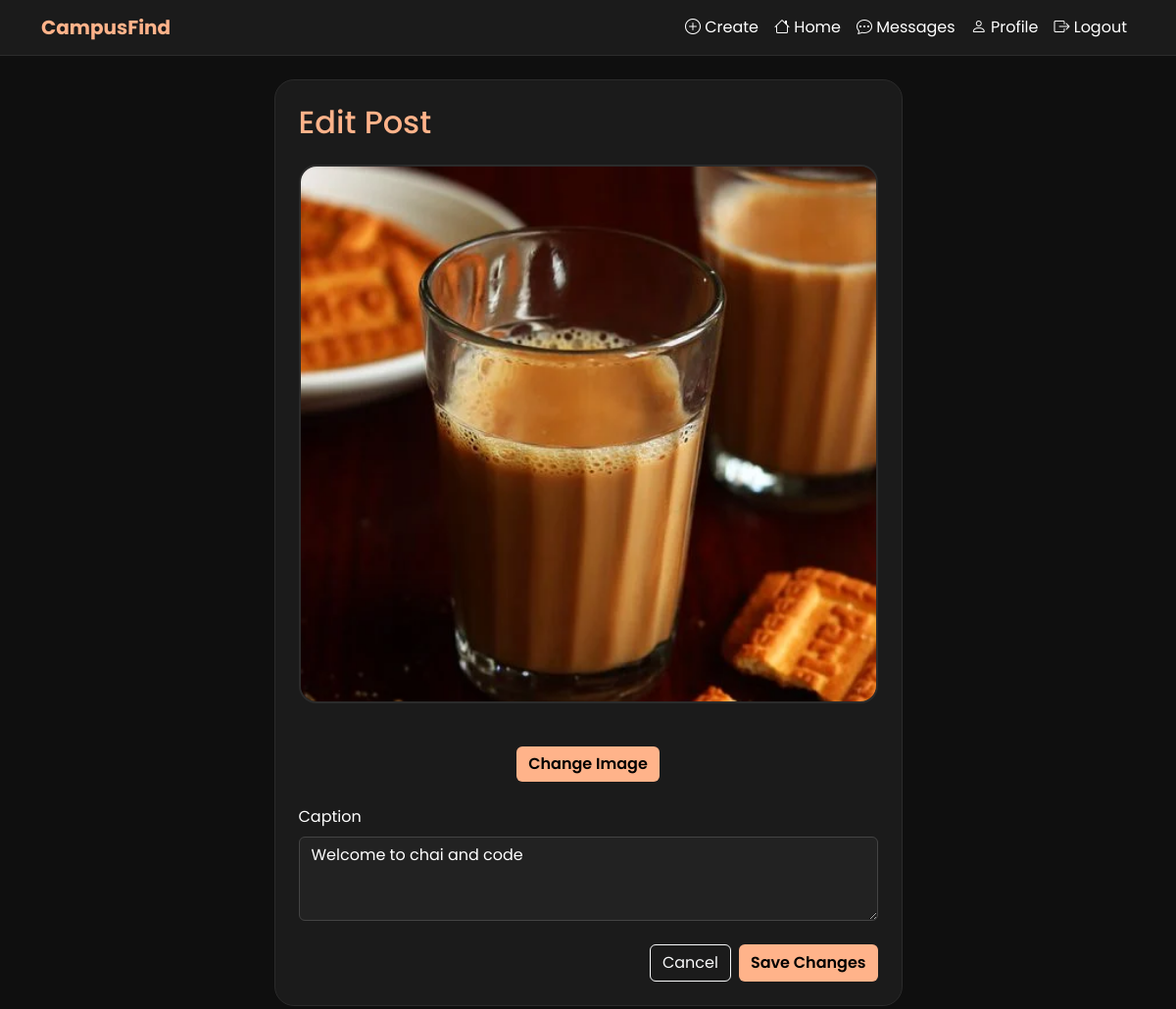
/post/4/edit/ (signed in), run on the app's committed database.
### posts/models.py (models this page shows, shortened)
class Post(models.Model):
    user = models.ForeignKey(
        User,
        on_delete=models.CASCADE,
        related_name="posts"
    )
    image = models.ImageField(
        upload_to="posts/",
    )
    caption = models.TextField(blank=True)
    created_at = models.DateTimeField(auto_now_add=True)
    updated_at = models.DateTimeField(auto_now=True)

### posts/views.py (the view)
# urls.py: path("post/<int:post_id>/edit/", views.edit_post, name="edit-post"),
@login_required
def edit_post(request, post_id):
    post = get_object_or_404(Post, id=post_id)
    if post.user != request.user:
        return HttpResponseForbidden(
            "You are not allowed to edit this post."
        )
    if request.method == "POST":
        form = PostForm(
            request.POST,
            request.FILES,
            instance=post
        )
        if form.is_valid():
            form.save()
            messages.success(
                request,
                "Post updated successfully."
            )
            next_url = request.POST.get("next")
            if next_url:
                return redirect(next_url)
            return redirect("home")
    else:
        form = PostForm(instance=post)
    return render(
        request,
        "posts/edit_post.html",
        {
        'form' : form,
        'post' : post,
        }
    )

### posts/forms.py
class PostForm(forms.ModelForm):
    class Meta:
        model = Post
        fields = [
            "image",
            "caption"
        ]
        widgets = {
            "caption": forms.Textarea(
                attrs={
                    "rows":3,
                    "class":"form-control",
                    "placeholder":"Write a caption..."
                }
            )
        }

### posts/templates/posts/edit_post.html (shortened to what this page needs)
{% extends "base.html" %}
{% block content %}
<div class="row justify-content-center">
<div class="col-lg-7">
<div class="custom-card p-4">
<h2 class="text-peach mb-4">
Edit Post
</h2>
<form
    method="POST"
    enctype="multipart/form-data">
<div class="text-center">
    <img
        src="{{ post.image.url }}"
        id="previewImage"
        class="edit-post-image">
</div>
<div class="text-center my-4">
<button
    type="button"
    class="btn btn-peach"
    id="changeImage">
    Change Image
</button>
</div>
<div class="mb-4">
<label class="form-label">
Caption
</label>
{{ form.caption }}
</div>
<div class="d-flex justify-content-end">
<a
    href="javascript:history.back()"
    class="btn btn-outline-light me-2">
    Cancel
</a>
<button
    class="btn btn-peach">
    Save Changes
</button>
</div>
</form>
</div>
</div>
</div>
{% endblock %}

### static/css/style.css (style rules this page uses)
:root { --bg: #0f0f0f; --card: #1b1b1b; --border: #2b2b2b; --primary: #ffb38a; --primary-hover: #ff9d68; --text: #ffffff; --secondary: #bdbdbd; }
body { font-family: Poppins, sans-serif; background: var(--bg); color: var(--text); }
.text-peach { color: var(--primary); }
.custom-card { background: var(--card); border-radius: 20px; border: 1px solid var(--border); }
.btn-peach { background: var(--primary); color: black; font-weight: 600; border: none; }
.form-control { background: #222; border: 1px solid #444; color: white; }
.edit-post-image { width: 100%; max-height: 550px; object-fit: cover; border-radius: 18px; border: 2px solid var(--border); margin-bottom: 20px; }

### data on the page
Post: image (picture), caption "Welcome to chai and code"
